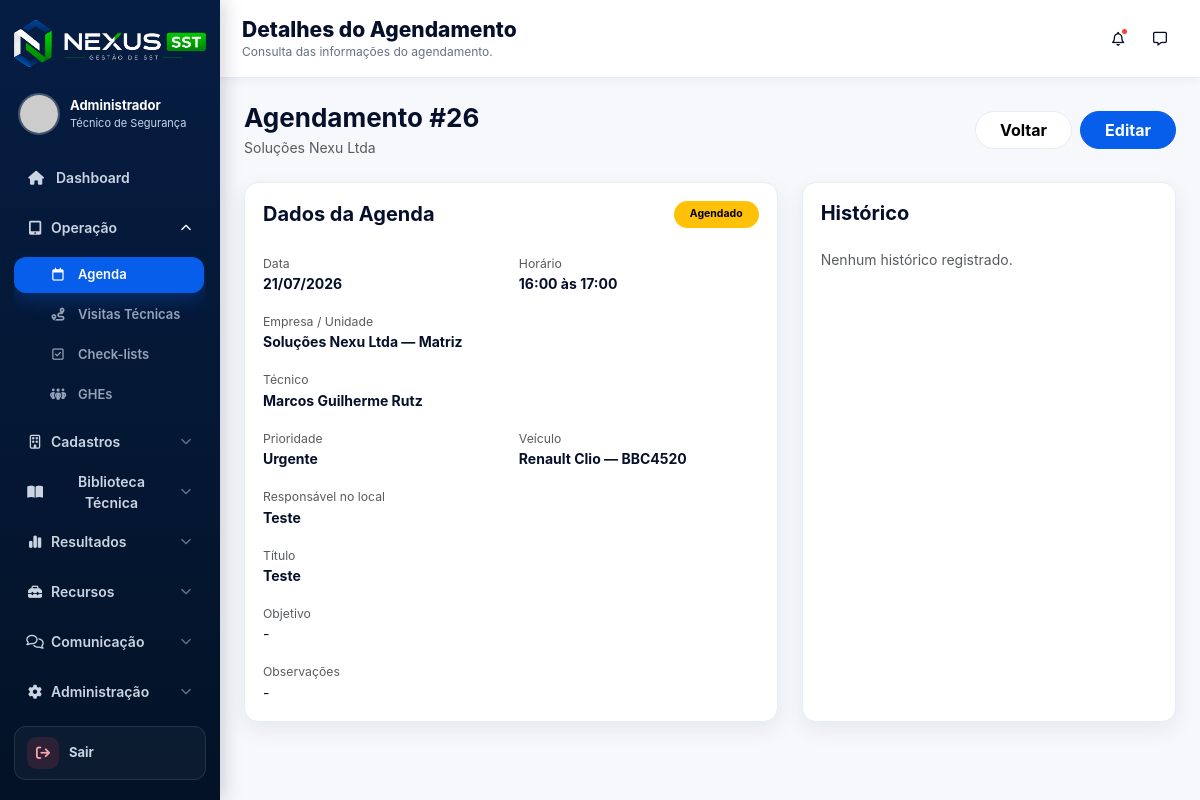
/nexus_sst/public/agenda/visualizar/26 (signed in), run on an earlier commit of the app's database.
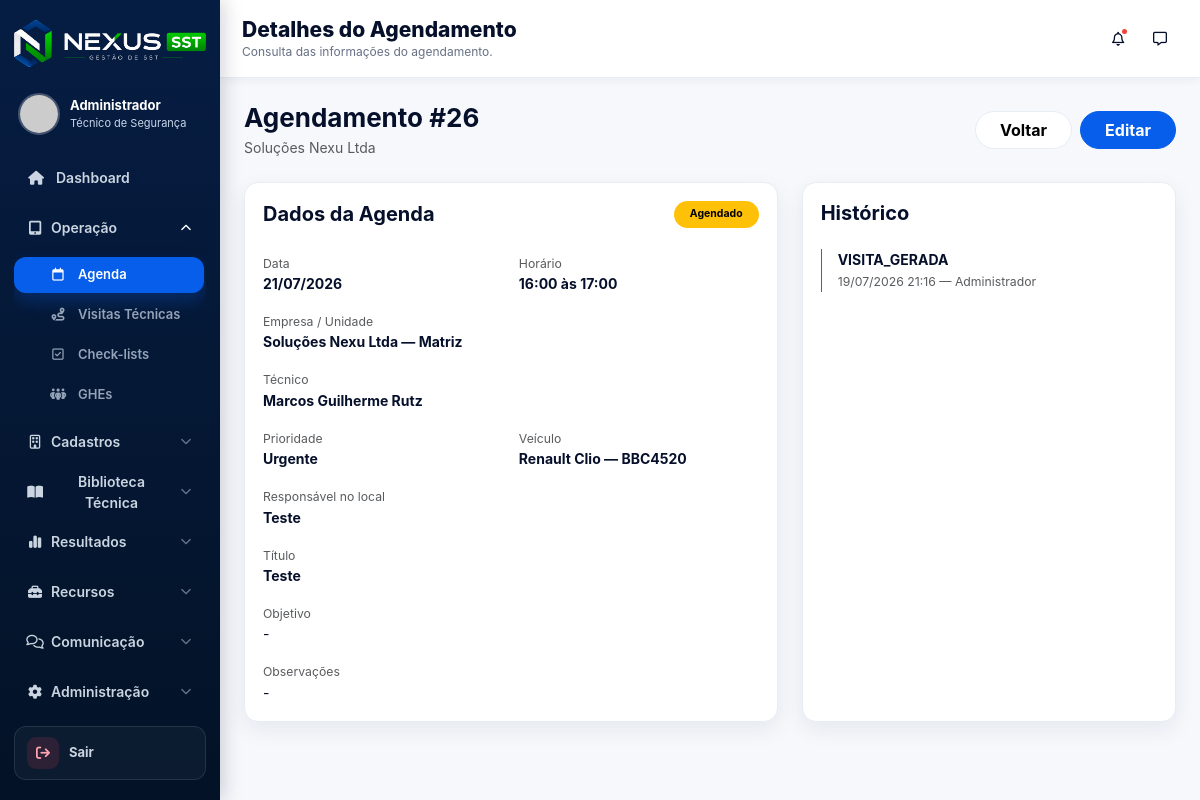
And on a later commit of the database.
### tables this page shows
CREATE TABLE `agendas` (
  `id` int NOT NULL AUTO_INCREMENT,
  `empresa_id` int NOT NULL,
  `unidade_id` int DEFAULT NULL,
  `tecnico_id` int NOT NULL,
  `veiculo_id` int DEFAULT NULL,
  `data_agendada` date NOT NULL,
  `hora_inicio` time DEFAULT NULL,
  `hora_fim` time DEFAULT NULL,
  `titulo` varchar(180) DEFAULT NULL,
  `objetivo` text,
  `observacoes` text,
  `responsavel_acompanhamento` varchar(150) DEFAULT NULL,
  `prioridade` enum('PADRAO','URGENTE','CRITICA') DEFAULT 'PADRAO',
  `status` enum('AGENDADO','CONFIRMADO','REAGENDADO','CANCELADO','CONCLUIDO','EXCLUIDO') DEFAULT 'AGENDADO',
  `visita_tecnica_id` int DEFAULT NULL,
  `criado_por` int DEFAULT NULL,
  `atualizado_por` int DEFAULT NULL,
  `cancelado_por` int DEFAULT NULL,
  `excluido_por` int DEFAULT NULL,
  `motivo_cancelamento` text,
  `motivo_exclusao` text,
  `criado_em` timestamp NULL DEFAULT CURRENT_TIMESTAMP,
  `atualizado_em` timestamp NULL DEFAULT NULL ON UPDATE CURRENT_TIMESTAMP,
  `cancelado_em` datetime DEFAULT NULL,
  `excluido_em` datetime DEFAULT NULL,
  PRIMARY KEY (`id`),
  KEY `idx_agendas_empresa` (`empresa_id`),
  KEY `idx_agendas_unidade` (`unidade_id`),
  KEY `idx_agendas_tecnico` (`tecnico_id`),
  KEY `idx_agendas_veiculo` (`veiculo_id`),
  KEY `idx_agendas_status` (`status`),
  KEY `idx_agendas_data` (`data_agendada`),
  KEY `idx_agendas_visita` (`visita_tecnica_id`),
  KEY `fk_agendas_criado_por` (`criado_por`),
  KEY `fk_agendas_atualizado_por` (`atualizado_por`),
  KEY `fk_agendas_cancelado_por` (`cancelado_por`),
  KEY `fk_agendas_excluido_por` (`excluido_por`),
  CONSTRAINT `fk_agendas_atualizado_por` FOREIGN KEY (`atualizado_por`) REFERENCES `usuarios` (`id`) ON DELETE SET NULL,
  CONSTRAINT `fk_agendas_cancelado_por` FOREIGN KEY (`cancelado_por`) REFERENCES `usuarios` (`id`) ON DELETE SET NULL,
  CONSTRAINT `fk_agendas_criado_por` FOREIGN KEY (`criado_por`) REFERENCES `usuarios` (`id`) ON DELETE SET NULL,
  CONSTRAINT `fk_agendas_empresa` FOREIGN KEY (`empresa_id`) REFERENCES `empresas` (`id`),
  CONSTRAINT `fk_agendas_excluido_por` FOREIGN KEY (`excluido_por`) REFERENCES `usuarios` (`id`) ON DELETE SET NULL,
  CONSTRAINT `fk_agendas_tecnico` FOREIGN KEY (`tecnico_id`) REFERENCES `usuarios` (`id`),
  CONSTRAINT `fk_agendas_unidade` FOREIGN KEY (`unidade_id`) REFERENCES `unidades` (`id`) ON DELETE SET NULL,
  CONSTRAINT `fk_agendas_veiculo` FOREIGN KEY (`veiculo_id`) REFERENCES `veiculos` (`id`) ON DELETE SET NULL,
  CONSTRAINT `fk_agendas_visita` FOREIGN KEY (`visita_tecnica_id`) REFERENCES `visitas_tecnicas` (`id`) ON DELETE SET NULL
);

CREATE TABLE `empresas` (
  `id` int NOT NULL AUTO_INCREMENT,
  `codigo` varchar(30) DEFAULT NULL,
  `codigo_externo` varchar(50) DEFAULT NULL,
  `razao_social` varchar(200) NOT NULL,
  `nome_fantasia` varchar(200) DEFAULT NULL,
  `cnpj` varchar(20) DEFAULT NULL,
  `inscricao_estadual` varchar(50) DEFAULT NULL,
  `cnae` varchar(30) DEFAULT NULL,
  `descricao_cnae` varchar(255) DEFAULT NULL,
  `grau_risco` varchar(10) DEFAULT NULL,
  `quantidade_funcionarios` int DEFAULT NULL,
  `telefone` varchar(30) DEFAULT NULL,
  `email` varchar(150) DEFAULT NULL,
  `responsavel` varchar(150) DEFAULT NULL,
  `cargo_responsavel` varchar(150) DEFAULT NULL,
  `contato_responsavel` varchar(100) DEFAULT NULL,
  `endereco` text,
  `cidade` varchar(100) DEFAULT NULL,
  `estado` varchar(2) DEFAULT NULL,
  `cep` varchar(20) DEFAULT NULL,
  `logradouro` varchar(200) DEFAULT NULL,
  `numero` varchar(20) DEFAULT NULL,
  `complemento` varchar(100) DEFAULT NULL,
  `bairro` varchar(100) DEFAULT NULL,
  `tecnico_responsavel` varchar(150) DEFAULT NULL,
  `supervisor_responsavel` varchar(150) DEFAULT NULL,
  `periodicidade_visitas` varchar(50) DEFAULT NULL,
  `observacoes` text,
  `ativo` tinyint(1) DEFAULT '1',
  `criado_em` timestamp NULL DEFAULT CURRENT_TIMESTAMP,
  `atualizado_em` timestamp NULL DEFAULT CURRENT_TIMESTAMP ON UPDATE CURRENT_TIMESTAMP,
  PRIMARY KEY (`id`),
  UNIQUE KEY `uk_empresa_cnpj` (`cnpj`),
  UNIQUE KEY `uk_empresa_codigo` (`codigo`)
);

CREATE TABLE `usuarios` (
  `id` int NOT NULL AUTO_INCREMENT,
  `nome` varchar(150) NOT NULL,
  `email` varchar(150) NOT NULL,
  `senha` varchar(255) NOT NULL,
  `telefone` varchar(30) DEFAULT NULL,
  `tipo` enum('ADMIN','TECNICO','CLIENTE','VISUALIZADOR') DEFAULT 'TECNICO',
  `registro_profissional` varchar(100) DEFAULT NULL,
  `conselho` varchar(50) DEFAULT NULL,
  `uf` char(2) DEFAULT NULL,
  `assinatura` text,
  `ativo` tinyint(1) DEFAULT '1',
  `ultimo_login` datetime DEFAULT NULL,
  `criado_em` timestamp NULL DEFAULT CURRENT_TIMESTAMP,
  `ultimo_acesso` datetime DEFAULT NULL,
  PRIMARY KEY (`id`),
  UNIQUE KEY `email` (`email`)
);

CREATE TABLE `veiculos` (
  `id` int NOT NULL AUTO_INCREMENT,
  `modelo` varchar(100) NOT NULL,
  `placa` varchar(20) NOT NULL,
  `cor` varchar(50) DEFAULT NULL,
  `ativo` tinyint(1) DEFAULT '1',
  `criado_em` timestamp NULL DEFAULT CURRENT_TIMESTAMP,
  PRIMARY KEY (`id`),
  UNIQUE KEY `placa` (`placa`)
);

CREATE TABLE `agenda_historico` (
  `id` int NOT NULL AUTO_INCREMENT,
  `agenda_id` int NOT NULL,
  `usuario_id` int DEFAULT NULL,
  `acao` enum('CRIADA','ALTERADA','REAGENDADA','CANCELADA','EXCLUIDA','CONFIRMADA','CONCLUIDA','VISITA_GERADA') NOT NULL,
  `descricao` text,
  `motivo` text,
  `dados_anteriores` json DEFAULT NULL,
  `dados_novos` json DEFAULT NULL,
  `criado_em` timestamp NULL DEFAULT CURRENT_TIMESTAMP,
  PRIMARY KEY (`id`),
  KEY `idx_agenda_historico_agenda` (`agenda_id`),
  KEY `idx_agenda_historico_usuario` (`usuario_id`),
  KEY `idx_agenda_historico_acao` (`acao`),
  CONSTRAINT `fk_agenda_historico_agenda` FOREIGN KEY (`agenda_id`) REFERENCES `agendas` (`id`) ON DELETE CASCADE,
  CONSTRAINT `fk_agenda_historico_usuario` FOREIGN KEY (`usuario_id`) REFERENCES `usuarios` (`id`) ON DELETE SET NULL
);

### app/views/agenda/visualizar.php (the view, shortened to what the rows shown need)
<?php
require_once dirname(__DIR__) . '/templates/header.php';
$agendamento = $agendamento ?? null;
$historico = $historico ?? [];
$id = (int)($agendamento['id'] ?? 0);
$empresa = !empty($agendamento['empresa_fantasia'])
    ? $agendamento['empresa_fantasia']
    : ($agendamento['empresa_nome'] ?? 'Empresa não informada');
$unidade = !empty($agendamento['unidade_nome'])
    ? $agendamento['unidade_nome']
    : 'Matriz';
$dataAgendada = !empty($agendamento['data_agendada'])
    ? date('d/m/Y', strtotime($agendamento['data_agendada']))
    : '-';
$horaInicio = !empty($agendamento['hora_inicio'])
    ? substr($agendamento['hora_inicio'], 0, 5)
    : '-';
$horaFim = !empty($agendamento['hora_fim'])
    ? substr($agendamento['hora_fim'], 0, 5)
    : null;
$tecnico = !empty($agendamento['tecnico_nome'])
    ? $agendamento['tecnico_nome']
    : 'Não informado';
$status = strtoupper($agendamento['status'] ?? 'AGENDADO');
$statusLabel = match ($status) {
    'AGENDADO' => 'Agendado',
    'CONFIRMADO' => 'Confirmado',
    'REAGENDADO' => 'Reagendado',
    'CANCELADO' => 'Cancelado',
    'CONCLUIDO' => 'Concluído',
    'EXCLUIDO' => 'Excluído',
    default => ucfirst(strtolower($status)),
};
$statusClasse = match ($status) {
    'CONFIRMADO', 'CONCLUIDO' => 'success',
    'REAGENDADO' => 'info',
    'CANCELADO', 'EXCLUIDO' => 'danger',
    default => 'warning',
};
?>
<div class="page-head d-flex align-items-center justify-content-between flex-wrap gap-3 mb-4">
    <div>
        <h2 class="fw-bold mb-1">
            Agendamento #<?= $id ?>
        </h2>
        <p class="text-muted mb-0">
            <?= htmlspecialchars($empresa) ?>
        </p>
    </div>
</div>
<div class="row g-4">
    <div class="col-12 col-lg-7">
        <div class="panel h-100">
            <div class="d-flex align-items-center justify-content-between gap-3 mb-4">
                <h5 class="fw-bold mb-0">Dados da Agenda</h5>
                <span class="badge text-bg-<?= $statusClasse ?> rounded-pill px-3 py-2">
                    <?= htmlspecialchars($statusLabel) ?>
                </span>
            </div>
            <div class="row g-3">
                <div class="col-12 col-md-6">
                    <small class="text-muted">Data</small>
                    <div class="fw-bold">
                        <?= htmlspecialchars($dataAgendada) ?>
                    </div>
                </div>
                <div class="col-12 col-md-6">
                    <small class="text-muted">Horário</small>
                    <div class="fw-bold">
                        <?= htmlspecialchars($horaInicio) ?>
                        <?php if ($horaFim): ?>
                            às <?= htmlspecialchars($horaFim) ?>
                        <?php endif; ?>
                    </div>
                </div>
                <div class="col-12">
                    <small class="text-muted">Empresa / Unidade</small>
                    <div class="fw-bold">
                        <?= htmlspecialchars($empresa) ?>
                        —
                        <?= htmlspecialchars($unidade) ?>
                    </div>
                </div>
                <div class="col-12">
                    <small class="text-muted">Técnico</small>
                    <div class="fw-bold">
                        <?= htmlspecialchars($tecnico) ?>
                    </div>
                </div>
                <div class="col-12 col-md-6">
                    <small class="text-muted">Prioridade</small>
                    <div class="fw-bold">
                        <?= htmlspecialchars(
                            ($agendamento['prioridade'] ?? 'PADRAO') === 'PADRAO'
                                ? 'Padrão'
                                : ucfirst(
                                    strtolower(
                                        $agendamento['prioridade'] ?? 'PADRAO'
                                    )
                                )
                        ) ?>
                    </div>
                </div>
                <div class="col-12 col-md-6">
                    <small class="text-muted">Veículo</small>
                    <div class="fw-bold">
                        <?php if (!empty($agendamento['veiculo_modelo'])): ?>
                            <?= htmlspecialchars($agendamento['veiculo_modelo']) ?>
                            <?php if (!empty($agendamento['veiculo_placa'])): ?>
                                —
                                <?= htmlspecialchars($agendamento['veiculo_placa']) ?>
                            <?php endif; ?>
                        <?php else: ?>
                            Não informado
                        <?php endif; ?>
                    </div>
                </div>
                <div class="col-12">
                    <small class="text-muted">Responsável no local</small>
                    <div class="fw-bold">
                        <?= htmlspecialchars(
                            $agendamento['responsavel_acompanhamento']
                            ?? '-'
                        ) ?>
                    </div>
                </div>
                <div class="col-12">
                    <small class="text-muted">Título</small>
                    <div class="fw-bold">
                        <?= htmlspecialchars(
                            $agendamento['titulo']
                            ?? '-'
                        ) ?>
                    </div>
                </div>
                <div class="col-12">
                    <small class="text-muted">Objetivo</small>
                    <div>
                        <?= nl2br(
                            htmlspecialchars(
                                $agendamento['objetivo']
                                ?? '-'
                            )
                        ) ?>
                    </div>
                </div>
                <div class="col-12">
                    <small class="text-muted">Observações</small>
                    <div>
                        <?= nl2br(
                            htmlspecialchars(
                                $agendamento['observacoes']
                                ?? '-'
                            )
                        ) ?>
                    </div>
                </div>
            </div>
        </div>
    </div>
    <div class="col-12 col-lg-5">
        <div class="panel h-100">
            <?php foreach ($historico as $h): ?>
                <div class="border-start border-primary ps-3 mb-3">
                    <strong>
                        <?= htmlspecialchars(
                            $h['acao'] ?? 'Alteração'
                        ) ?>
                    </strong>
                    <br>
                    <small class="text-muted">
                        <?php if (!empty($h['criado_em'])): ?>
                            <?= date(
                                'd/m/Y H:i',
                                strtotime($h['criado_em'])
                            ) ?>
                        <?php endif; ?>
                        —
                        <?= htmlspecialchars(
                            $h['usuario_nome']
                            ?? 'Sistema'
                        ) ?>
                    </small>
                </div>
            <?php endforeach; ?>
        </div>
    </div>
</div>
<?php require_once dirname(__DIR__) . '/templates/footer.php'; ?>

What changed in the data, as far as the page shows it:
added agenda_historico: acao "VISITA_GERADA", criado_em "19/07/2026 21:16", usuario.nome "Administrador"
Also different on the page:
text no longer shown: "Nenhum histórico registrado."
